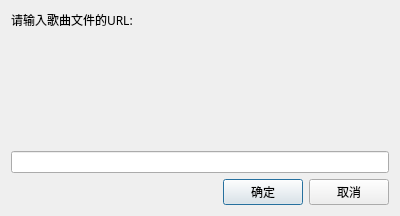
<?xml version="1.0" encoding="UTF-8"?>
<ui version="4.0">
 <class>DownloadUrlDialog</class>
 <widget class="QDialog" name="DownloadUrlDialog">
  <property name="geometry">
   <rect>
    <x>0</x>
    <y>0</y>
    <width>400</width>
    <height>216</height>
   </rect>
  </property>
  <property name="windowTitle">
   <string>添加音乐</string>
  </property>
  <layout class="QVBoxLayout" name="verticalLayout">
   <item alignment="Qt::AlignTop">
    <widget class="QLabel" name="label">
     <property name="palette">
      <palette>
       <active>
        <colorrole role="WindowText">
         <brush brushstyle="SolidPattern">
          <color alpha="255">
           <red>0</red>
           <green>0</green>
           <blue>0</blue>
          </color>
         </brush>
        </colorrole>
       </active>
       <inactive>
        <colorrole role="WindowText">
         <brush brushstyle="SolidPattern">
          <color alpha="255">
           <red>0</red>
           <green>0</green>
           <blue>0</blue>
          </color>
         </brush>
        </colorrole>
       </inactive>
       <disabled/>
      </palette>
     </property>
     <property name="font">
      <font>
       <family>华文中宋</family>
      </font>
     </property>
     <property name="text">
      <string>请输入歌曲文件的URL:</string>
     </property>
    </widget>
   </item>
   <item>
    <widget class="QLineEdit" name="urlLineEdit"/>
   </item>
   <item>
    <layout class="QHBoxLayout" name="horizontalLayout">
     <item>
      <spacer name="horizontalSpacer">
       <property name="orientation">
        <enum>Qt::Horizontal</enum>
       </property>
       <property name="sizeType">
        <enum>QSizePolicy::Expanding</enum>
       </property>
       <property name="sizeHint" stdset="0">
        <size>
         <width>0</width>
         <height>0</height>
        </size>
       </property>
      </spacer>
     </item>
     <item>
      <widget class="QPushButton" name="okButton">
       <property name="palette">
        <palette>
         <active>
          <colorrole role="WindowText">
           <brush brushstyle="SolidPattern">
            <color alpha="255">
             <red>0</red>
             <green>0</green>
             <blue>0</blue>
            </color>
           </brush>
          </colorrole>
          <colorrole role="Text">
           <brush brushstyle="SolidPattern">
            <color alpha="255">
             <red>0</red>
             <green>0</green>
             <blue>0</blue>
            </color>
           </brush>
          </colorrole>
          <colorrole role="ButtonText">
           <brush brushstyle="SolidPattern">
            <color alpha="255">
             <red>0</red>
             <green>0</green>
             <blue>0</blue>
            </color>
           </brush>
          </colorrole>
         </active>
         <inactive>
          <colorrole role="WindowText">
           <brush brushstyle="SolidPattern">
            <color alpha="255">
             <red>0</red>
             <green>0</green>
             <blue>0</blue>
            </color>
           </brush>
          </colorrole>
          <colorrole role="Text">
           <brush brushstyle="SolidPattern">
            <color alpha="255">
             <red>0</red>
             <green>0</green>
             <blue>0</blue>
            </color>
           </brush>
          </colorrole>
          <colorrole role="ButtonText">
           <brush brushstyle="SolidPattern">
            <color alpha="255">
             <red>0</red>
             <green>0</green>
             <blue>0</blue>
            </color>
           </brush>
          </colorrole>
         </inactive>
         <disabled/>
        </palette>
       </property>
       <property name="text">
        <string>确定</string>
       </property>
      </widget>
     </item>
     <item>
      <widget class="QPushButton" name="cancelButton">
       <property name="palette">
        <palette>
         <active>
          <colorrole role="WindowText">
           <brush brushstyle="SolidPattern">
            <color alpha="255">
             <red>0</red>
             <green>0</green>
             <blue>0</blue>
            </color>
           </brush>
          </colorrole>
          <colorrole role="ButtonText">
           <brush brushstyle="SolidPattern">
            <color alpha="255">
             <red>0</red>
             <green>0</green>
             <blue>0</blue>
            </color>
           </brush>
          </colorrole>
         </active>
         <inactive>
          <colorrole role="WindowText">
           <brush brushstyle="SolidPattern">
            <color alpha="255">
             <red>0</red>
             <green>0</green>
             <blue>0</blue>
            </color>
           </brush>
          </colorrole>
          <colorrole role="ButtonText">
           <brush brushstyle="SolidPattern">
            <color alpha="255">
             <red>0</red>
             <green>0</green>
             <blue>0</blue>
            </color>
           </brush>
          </colorrole>
         </inactive>
         <disabled/>
        </palette>
       </property>
       <property name="text">
        <string>取消</string>
       </property>
      </widget>
     </item>
    </layout>
   </item>
  </layout>
 </widget>
 <resources/>
 <connections/>
</ui>
